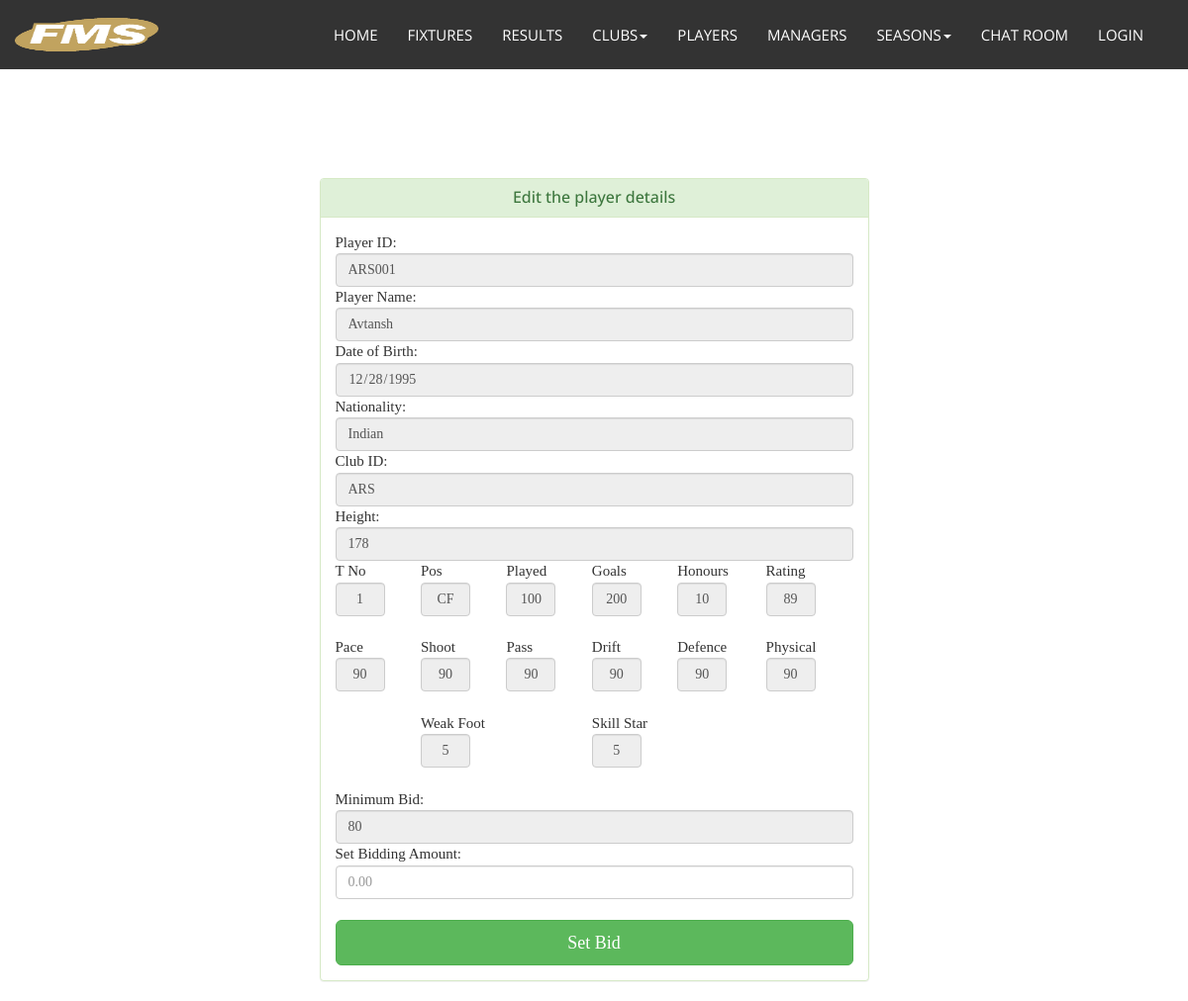
/buy.php?player=ARS001, run on the app's committed database.
### tables this page shows
CREATE TABLE `players` (
  `PID` varchar(10) NOT NULL,
  `NAME` varchar(50) NOT NULL,
  `DOB` date NOT NULL,
  `HEIGHT` int(11) NOT NULL,
  `NATIONALITY` varchar(50) NOT NULL,
  `POS` varchar(10) NOT NULL,
  `TNO` int(2) NOT NULL,
  `CLUBID` varchar(50) NOT NULL,
  `PLAYED` int(4) NOT NULL,
  `GOALS` int(4) NOT NULL,
  `HONOURS` int(3) NOT NULL,
  `SALE` int(11) NOT NULL,
  `BID_AMOUNT` int(11) NOT NULL
);

CREATE TABLE `skills` (
  `PID` varchar(10) NOT NULL,
  `RATING` int(11) NOT NULL,
  `SKILL1` int(3) NOT NULL,
  `SKILL2` int(3) NOT NULL,
  `SKILL3` int(3) NOT NULL,
  `SKILL4` int(3) NOT NULL,
  `SKILL5` int(3) NOT NULL,
  `SKILL6` int(3) NOT NULL,
  `WEAKFOOT` int(1) NOT NULL,
  `SKILLSTAR` int(1) NOT NULL
);

### buy.php (the view, shortened to what this page needs)
<!doctype html>
<html style="min-width:405px;">
<head>
    <link href="assets/css/font-awesome.css" rel="stylesheet">
    <link href="assets/css/bootstrap.css" rel="stylesheet">
    <link rel="stylesheet" type="text/css" href="assets/css/slick.css">
    <link rel="stylesheet" type="text/css" href="assets/css/bootstrap-datepicker.css">
    <link id="switcher" href="assets/css/theme-color/default-theme.css" rel="stylesheet">
    <link href="style.css" rel="stylesheet">
    <link href="mystyle.css" rel="stylesheet">
  </head>
<body>
<?php include 'header.php'; ?>
  <?php
	$player=$_GET['player'];
	$query="SELECT * FROM players NATURAL JOIN skills where PID='".$player."'";
	if($Squery=mysqli_query($mysqli,$query)){
		$row=mysqli_fetch_assoc($Squery);
			if(strcmp($row['POS'],'GK'))
			{ $skills=array("Pace","Shoot","Pass","Drift","Defence","Physical");}
			else
			{  $skills=array("Dive","Handling","Kick","Reflexes","Speed","Position");}
  ?>
<div class="container" style="margin-top:15%;">
    <div class="row">
        <div class="col-md-6 col-md-offset-3">
            <div class="login-panel panel panel-success">
                <div class="panel-heading">
                    <center><h3 class="panel-title">Edit the player details</h3></center>
                </div>
                <div class="panel-body">
                    <form role="form" method="post" action="">
                        <fieldset>
                            Player ID:
							<input class="form-control" placeholder="PLAYER ID" id="pid" name="pid" type="text" value="<?php echo $row['PID']?>" required readonly>
							Player Name:
							<input class="form-control" placeholder="NAME" id="name" name="name" type="text" value="<?php echo $row['NAME']?>" required readonly>
                            Date of Birth:
							<input class="form-control" placeholder="DOB (YYYY-MM-DD)" id="dob" name="dob" type="date" value="<?php echo $row['DOB']?>" required readonly>
                            Nationality:
							<input class="form-control" placeholder="NATIONALITY" id="nationality" name="nationality" type="text" value="<?php echo $row['NATIONALITY']?>" required readonly>
                            Club ID:
							<input class="form-control" placeholder="CLUBID" id="clubid" name="clubid" type="text" value="<?php echo $row['CLUBID']?>" required readonly>
                            Height:
							<input class="form-control" placeholder="HEIGHT" id="height" name="height" type="text" value="<?php echo $row['HEIGHT']?>" required readonly>
                            <center>
							<table class="form-table" style="width:100%;">
								<tr>
									<td>T No</td>
									<td>Pos</td>
									<td>Played</td>
									<td>Goals</td>
									<td>Honours</td>
									<td>Rating</td>
								</tr>
								<tr>
									<td><input class="form-control" style="width:50px;" id="tno" name="tno" type="text" value="<?php echo $row['TNO']?>" required readonly></td>
									<td><input class="form-control" style="width:50px;" id="pos" name="pos" type="text" value="<?php echo $row['POS']?>" required readonly></td>
									<td><input class="form-control" style="width:50px;" id="played" name="played" type="text" value="<?php echo $row['PLAYED']?>" required readonly></td>
									<td><input class="form-control" style="width:50px;" id="goals" name="goals" type="text" value="<?php echo $row['GOALS']?>" required readonly></td>
									<td><input class="form-control" style="width:50px;" id="honours" name="honours" type="text" value="<?php echo $row['HONOURS']?>" required readonly></td>
									<td><input class="form-control" style="width:50px;" id="rating" name="rating" type="text" value="<?php echo $row['RATING']?>" required readonly></td>
								</tr>
								<tr><td>&nbsp;</td></tr>
								<tr>
									<td><?php echo $skills[0]?></td>
									<td><?php echo $skills[1]?></td>
									<td><?php echo $skills[2]?></td>
									<td><?php echo $skills[3]?></td>
									<td><?php echo $skills[4]?></td>
									<td><?php echo $skills[5]?></td>
								</tr>
								<tr>
									<td><input class="form-control" style="width:50px;" id="skill1" name="skill1" type="text" value="<?php echo $row['SKILL1']?>" required readonly></td>
									<td><input class="form-control" style="width:50px;" id="skill2" name="skill2" type="text" value="<?php echo $row['SKILL2']?>" required readonly></td>
									<td><input class="form-control" style="width:50px;" id="skill3" name="skill3" type="text" value="<?php echo $row['SKILL3']?>" required readonly></td>
									<td><input class="form-control" style="width:50px;" id="skill4" name="skill4" type="text" value="<?php echo $row['SKILL4']?>" required readonly></td>
									<td><input class="form-control" style="width:50px;" id="skill5" name="skill5" type="text" value="<?php echo $row['SKILL5']?>" required readonly></td>
									<td><input class="form-control" style="width:50px;" id="skill6" name="skill6" type="text" value="<?php echo $row['SKILL6']?>" required readonly></td>
								</tr>
								<tr><td>&nbsp;</td></tr>
								<tr>
									<td></td>
									<td colspan='2'>Weak Foot</td>
									<td colspan='2'>Skill Star</td>
									<td></td>
								</tr>
								<tr>
									<td></td>
									<td colspan='2'><input class="form-control" style="width:50px;" id="weakfoot" name="weakfoot" type="text" value="<?php echo $row['WEAKFOOT']?>" required readonly></td>
									<td colspan='2'><input class="form-control" style="width:50px;" id="skillstar" name="skillstar" type="text" value="<?php echo $row['SKILLSTAR']?>" required readonly></td>
									<td></td>
								</tr>
							</table>
							</center>
							<br>
							Minimum Bid:
							<input class="form-control" placeholder="HEIGHT" id="height" name="height" type="text" value="<?php echo $row['BID_AMOUNT']?>" required readonly>
							Set Bidding Amount:
							<input class="form-control" placeholder="0.00" id="amount" name="amount" type="text" required>
							<br><input class="btn btn-lg btn-success btn-block" type="submit" value="Set Bid" id="set_bid" name="set_bid" >
                        </fieldset>
                    </form>
					<?php
					}
					?>
                </div>
            </div>
        </div>
    </div>
</div>
</body>
</html>

### style.css (style rules this page uses)
body { background-color: #ffffff; font-family: "Prata", serif; color: #333333; font-size: 15px; overflow-x: hidden; }
h1, h2, h3, h4, h5, h6 { font-family: "Open Sans", sans-serif; }

### mystyle.css (style rules this page uses)
.form-table td input { text-align:center; }

### data on the page
players: pid "ARS001", name "Avtansh", dob "12/28/1995", nationality "Indian", clubid "ARS", height "178", tno "1", pos "CF", played "100", goals "200", honours "10", rating "89", skill1 "90", skill2 "90", skill3 "90", skill4 "90", skill5 "90", skill6 "90", weakfoot "5", skillstar "5", height "80"

### other printed values
$skills[0] "Pace"
$skills[1] "Shoot"
$skills[2] "Pass"
$skills[3] "Drift"
$skills[4] "Defence"
$skills[5] "Physical"
